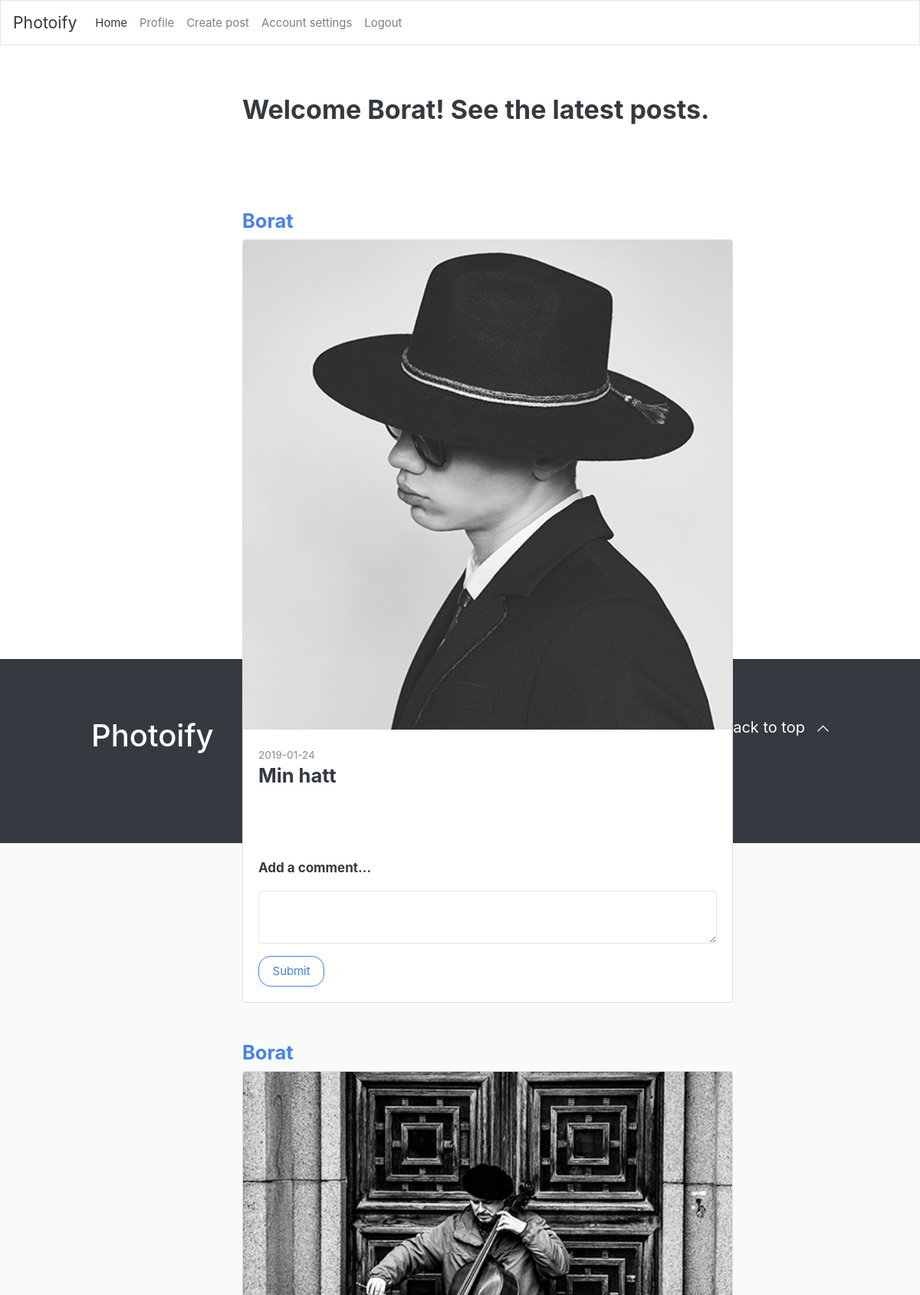
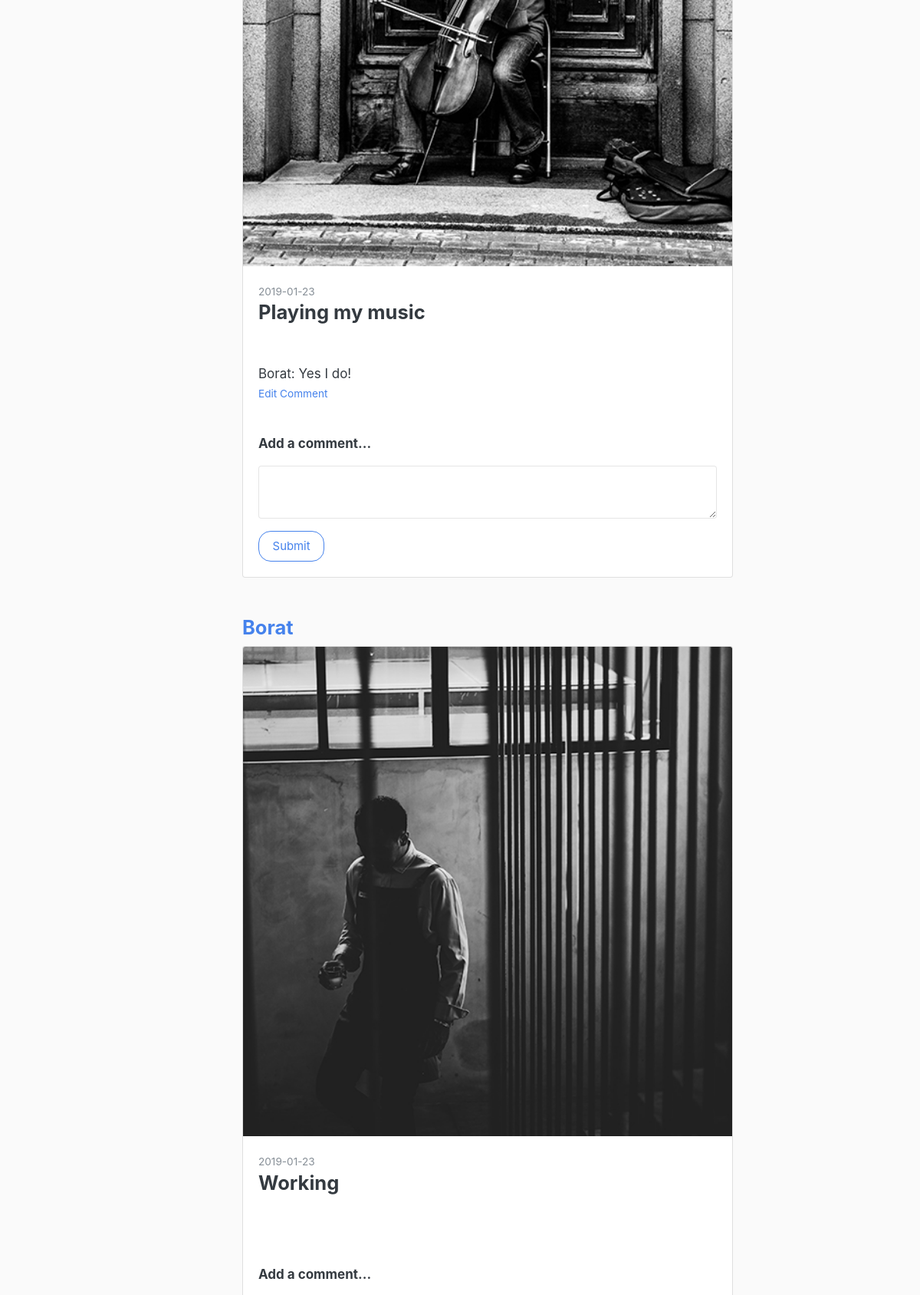
Page / (signed in, upper part) on the committed database (2 pictures, top to bottom).
### tables this page shows
CREATE TABLE "Posts" (
	`id`	INTEGER PRIMARY KEY AUTOINCREMENT,
	`content`	TEXT,
	`created_at`	TEXT NOT NULL,
	`user_id`	INTEGER NOT NULL,
	`description`	TEXT,
	`updated_at`	TEXT,
	`username`	TEXT
);

CREATE TABLE "Comments" (
	`id`	INTEGER PRIMARY KEY AUTOINCREMENT,
	`post_id`	INTEGER,
	`user_id`	INTEGER,
	`content`	TEXT,
	`created_at`	TEXT,
	`updated_at`	TEXT,
	`username`	TEXT
);

### index.php (the view, shortened to what this page needs)
<?php require __DIR__.'/views/header.php'; ?>
<div class="jumbotron">
  <div class="feed">
<?php if (isset($_SESSION['user'])): ?>
      <h2>Welcome <?php echo $_SESSION['user']['username']; ?>! See the latest posts.</h2></br></br>
            <?php
            $statement = $pdo->prepare('SELECT * from Posts ORDER BY created_at DESC');
            $statement->execute();
            $newsfeedPosts = $statement->fetchAll(PDO::FETCH_ASSOC);
            foreach ($newsfeedPosts as $newsfeedPost => $newsfeedPostValue){
              $postFilePath = '/app/uploads/' . $newsfeedPostValue['content'];
              if ($newsfeedPostValue['user_id'] == $_SESSION['user']['id']) {
                ?><h4 class="username"><a href="/profile.php"><?php  echo $newsfeedPostValue['username'];?></a> </h4><?php
              } else {
                ?><a href="/view-profile.php?id=<?=  $newsfeedPostValue['user_id']?>"><h4 class="username"><?php echo $newsfeedPostValue['username']?></h4></a>
                <?php
              }
              ?>
                <div class="card" style="width: 40rem;">
                <img class="card-img-top" src="<?php echo $postFilePath?>">
                  <div class="card-body">
                    <small class="text-muted"><?= $newsfeedPostValue['created_at']; ?></small>
                  <h4 class="card-title"><?php echo $newsfeedPostValue['description']; ?></h4>
                </div>
                <div class="card-body">
                <?php
                $statement = $pdo->prepare('SELECT * from Comments WHERE post_id = :post_id');
                $statement->bindParam(':post_id', $newsfeedPostValue['id'], PDO::PARAM_INT);
                $statement->execute();
                $user_comments = $statement->fetchAll(PDO::FETCH_ASSOC);
                foreach ($user_comments as $key => $commentValue) {
                  print_r($commentValue['username'].": ".$commentValue['content']);
                      if($_SESSION['user']['id'] == $commentValue['user_id']) {
                        ?>
                      <small class="text-muted"><a href="edit-comment.php?id=<?php echo $commentValue['id'] ?>">Edit Comment</a></small></br>
                        <?php
                        }?>
                <?php
                }
                ?>
              </div>
              <div class="card-body">
                <form action="/app/posts/comments.php" method="post" enctype="multipart/form-data">
                      <div class="form-group">
                        <h6 class="modal-title">Add a comment...</h6>
                      </div>
                        <div class="form-group">
                          <textarea class="form-control "type="text" name="post_content" value=""></textarea>
                        </div>
                    <button type="submit" class="btn btn-outline-primary" >Submit</button>
                    </form>
                </div>
            </div>
          <?php
        }
          ?>
      </div>
    </div>
<?php endif; ?>
<?php require __DIR__.'/views/footer.php'; ?>

### assets/styles/main.css (style rules this page uses)
body { width: 100%; height: 100%; padding: 0; margin: 0; background-color: #FAFAFA; }
.jumbotron { width: 100vw; height: 100%; background-color: white; }
.feed { margin-left: 25%; }
.username { color: #4582EC; margin-top: 50px; }

### rows in the picture
posts: username "Borat", content (picture), created_at "2019-01-24", description "Min hatt"
posts: username "Borat", content (picture), created_at "2019-01-23", description "Playing my music", value "Borat: Yes I do!"
posts: username "Borat", content (picture), created_at "2019-01-23", description "Working"

### other values in the picture
$_SESSION['user']['username'] "Borat"
